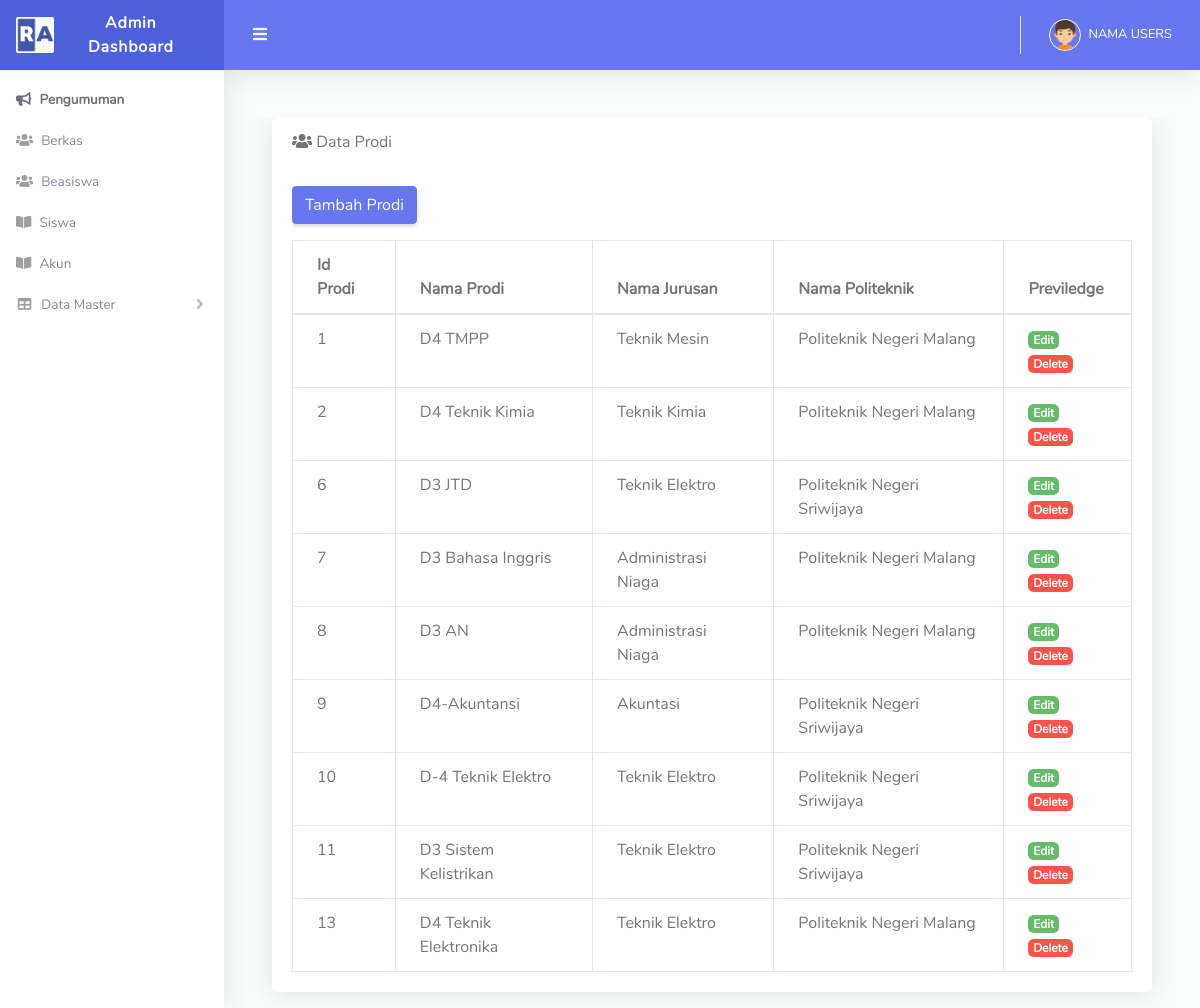
Page /index.php/prodi on the committed database.
### tables this page shows
CREATE TABLE `prodi` (
  `id_prodi` int(11) NOT NULL,
  `nama_prodi` varchar(30) NOT NULL,
  `id_jurusan` int(11) NOT NULL,
  `id_politeknik` int(11) NOT NULL
);

CREATE TABLE `jurusan` (
  `id_jurusan` int(11) NOT NULL,
  `nama_jurusan` varchar(40) NOT NULL,
  `id_politeknik` int(11) NOT NULL
);

CREATE TABLE `politeknik` (
  `id_politeknik` int(11) NOT NULL,
  `nama_politeknik` varchar(40) NOT NULL
);

### application/controllers/Prodi.php (called while the page is built, shortened)
<?php
class Prodi extends CI_Controller {
    public function __construct()
    {
            $this->load->model('M_jurusan');
            $this->load->model('M_prodi');
            $this->load->model('M_politeknik');
            $this->load->library('form_validation');
            $this->load->library('session');
    }
    public function index()
    {
        $data['title'] = "Data Prodi";
            $data['data'] = $this->M_prodi->getDataProdi();
            $this->load->view('template/header');
            $this->load->view('admin/v_prodi', $data);
            $this->load->view('template/footer');
    }
}

### index.php (called while the page is built, shortened)
<?php
require_once BASEPATH.'core/CodeIgniter.php';

### application/models/M_prodi.php (called while the page is built, shortened)
<?php
class M_prodi extends CI_Model {
    function getDataProdi() {
        $this->db->select('prodi.*, jurusan.*, politeknik.*');
        $this->db->from('prodi');
        $this->db->join('jurusan','prodi.id_jurusan = jurusan.id_jurusan');
        $this->db->join('politeknik','jurusan.id_politeknik = politeknik.id_politeknik');
        $query = $this->db->get();
        return $query->result_array();
    }
}

### application/views/admin/v_prodi.php (the view, shortened to what this page needs)
<link rel="stylesheet" href="http://cdn.datatables.net/1.10.20/css/jquery.dataTables.min.css">
<div id="content-wrapper">
      <div class="container-fluid">
        <div class="card mb-3">
          <div class="card-header">
            <i class="fas fa-users"></i>
            Data Prodi</div>
          <div class="card-body">
            <div class="table-responsive">
            <a href="<?php echo base_url('prodi/tambah/')?>" class="btn btn-primary mb-3">Tambah Prodi</a>
              <table class="table table-bordered" id="datatable" width="100%" cellspacing="0">
                <thead>
                  <tr>
                    <th>Id Prodi</th>
                    <th>Nama Prodi</th>
                    <th>Nama Jurusan</th>
                    <th>Nama Politeknik</th>
                    <th>Previledge</th>
                  </tr>
                </thead>
                <tbody>
                  <?php
                    foreach($data as $rowData){?>
                      <tr>
                        <td><?= $rowData['id_prodi']?></td>
                        <td><?= $rowData['nama_prodi']?></td>
                        <td><?= $rowData['nama_jurusan']?></td>
                        <td><?= $rowData['nama_politeknik']?></td>
                        <td>
                          <a href="<?php echo base_url('prodi/edit/'.$rowData['id_prodi'])?>" class="badge badge-success">Edit</a>
                          <a href="<?php echo base_url('prodi/hapus/'. $rowData['id_prodi']) ?>" onclick="return confirm('Are you sure you want to delete this item?');"
                            class="badge badge-danger">Delete</a>
                        </td>
                      </tr>
                      <?php } ?>
                </tbody>
              </table>
            </div>
          </div>
        </div>
      </div>

### rows in the picture
prodi: id_prodi "1", nama_prodi "D4 TMPP", id_jurusan.nama_jurusan "Teknik Mesin", politeknik.nama_politeknik "Politeknik Negeri Malang"
prodi: id_prodi "2", nama_prodi "D4 Teknik Kimia", id_jurusan.nama_jurusan "Teknik Kimia", id_politeknik.nama_politeknik "Politeknik Negeri Malang"
prodi: id_prodi "6", nama_prodi "D3 JTD", id_jurusan.nama_jurusan "Teknik Elektro", politeknik.nama_politeknik "Politeknik Negeri Sriwijaya"
prodi: id_prodi "7", nama_prodi "D3 Bahasa Inggris", id_jurusan.nama_jurusan "Administrasi Niaga", politeknik.nama_politeknik "Politeknik Negeri Malang"
prodi: id_prodi "8", nama_prodi "D3 AN", id_jurusan.nama_jurusan "Administrasi Niaga", politeknik.nama_politeknik "Politeknik Negeri Malang"
prodi: id_prodi "9", nama_prodi "D4-Akuntansi", id_jurusan.nama_jurusan "Akuntasi", politeknik.nama_politeknik "Politeknik Negeri Sriwijaya"
prodi: id_prodi "10", nama_prodi "D-4 Teknik Elektro", id_jurusan.nama_jurusan "Teknik Elektro", politeknik.nama_politeknik "Politeknik Negeri Sriwijaya"
prodi: id_prodi "11", nama_prodi "D3 Sistem Kelistrikan", id_jurusan.nama_jurusan "Teknik Elektro", politeknik.nama_politeknik "Politeknik Negeri Sriwijaya"
prodi: id_prodi "13", nama_prodi "D4 Teknik Elektronika", id_jurusan.nama_jurusan "Teknik Elektro", politeknik.nama_politeknik "Politeknik Negeri Malang"
